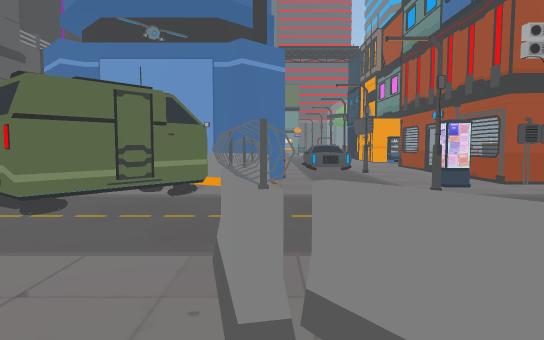
View 1 (above)

24 first-person views from a walk through a scene from a Unity 3-D project. The camera is 1.3 m above the floor, tilts 4° down and sees 75° across. The floor is counted in squares, 2 m on a side. Each view is taken from the middle of a square. On the plan, view 1 faces up. The plan holds only what a view shows up to about 10 squares ahead; the rest is blank. The place goes on beyond the plan. Door leaves are left out, so doorways stand open.

View 2
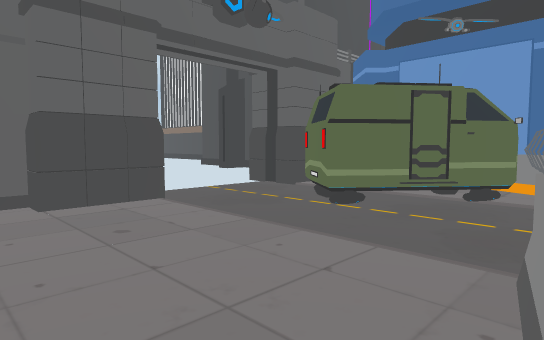

View 3
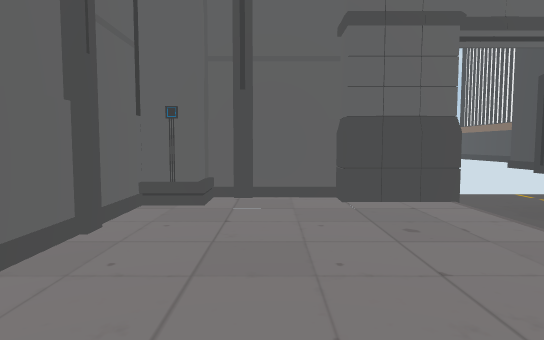

View 4
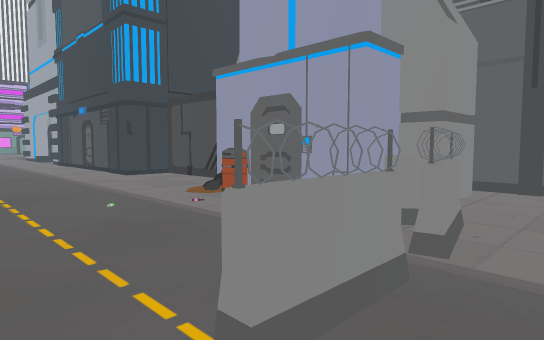

View 5
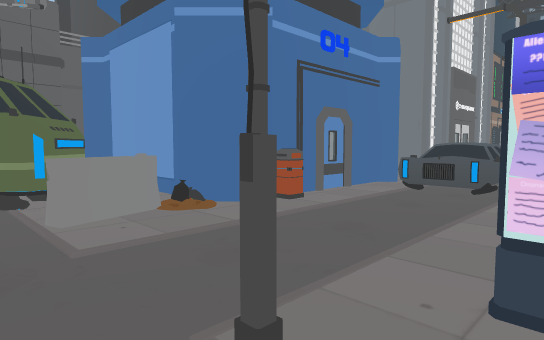

View 6
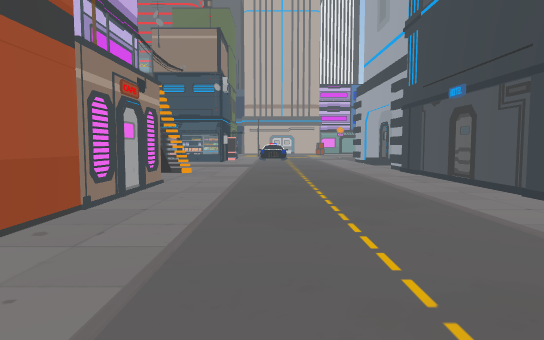

View 7
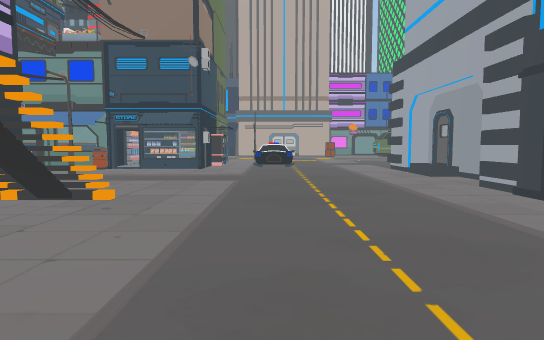

View 8
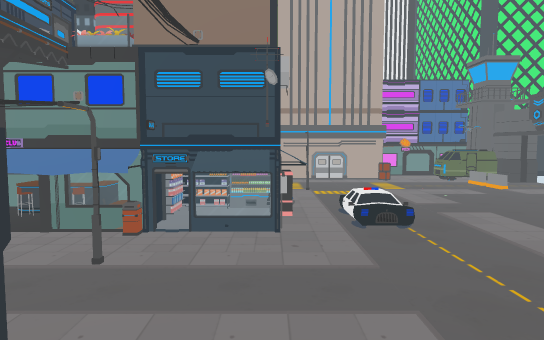

View 9
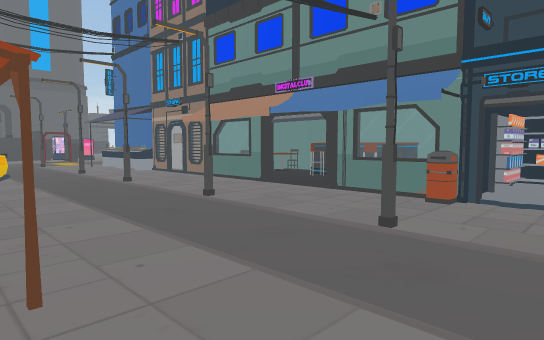

View 10
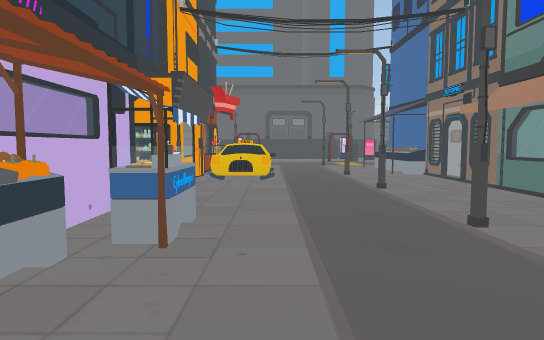

View 11
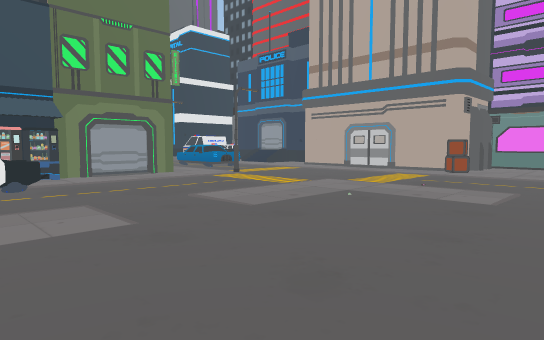

View 12
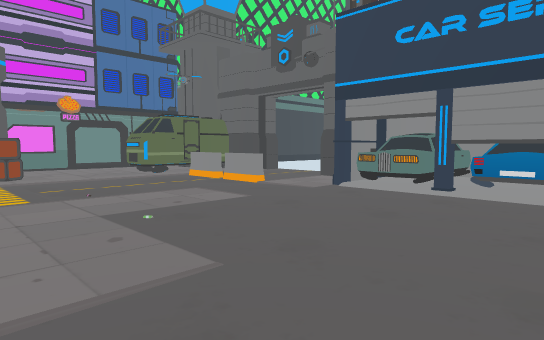

View 13
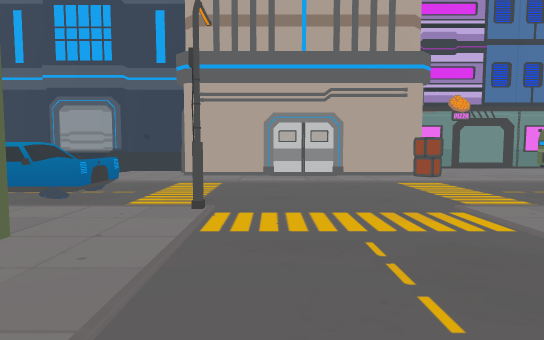

View 14
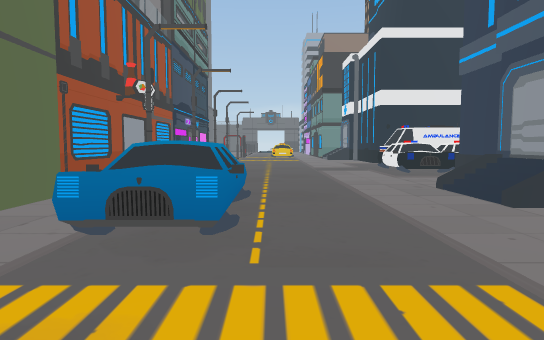

View 15
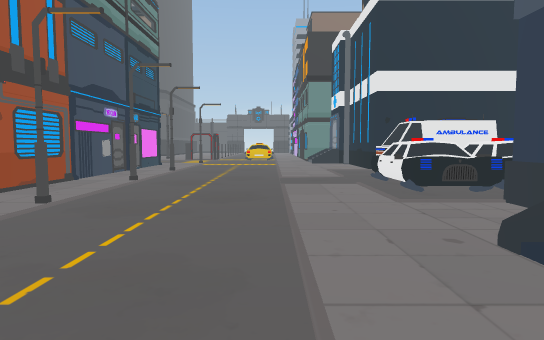

View 16
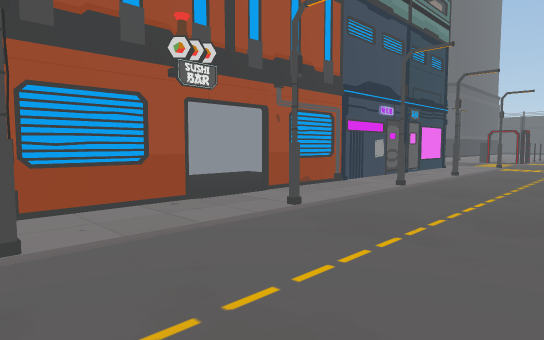

View 17
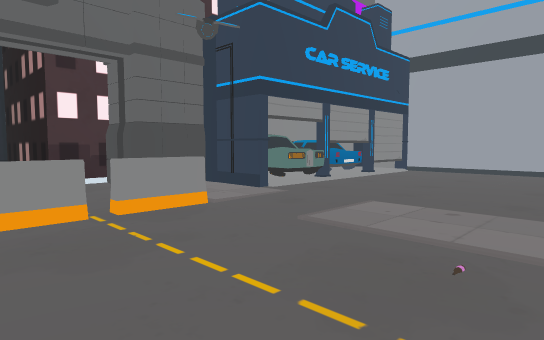

View 18
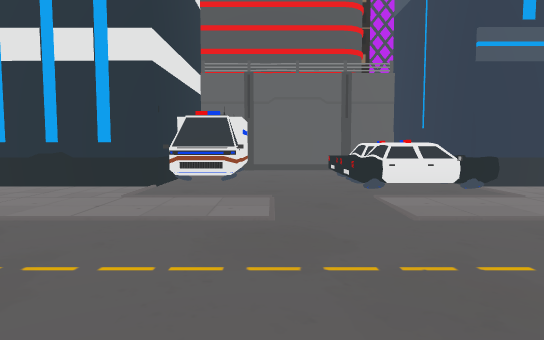

View 19
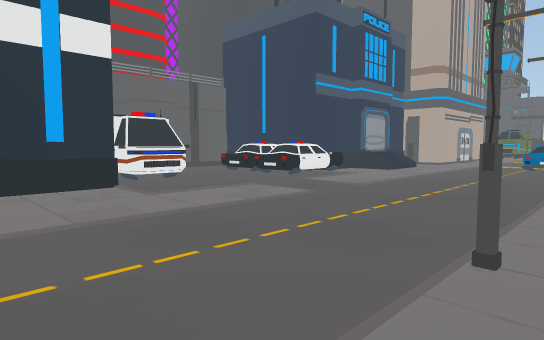

View 20
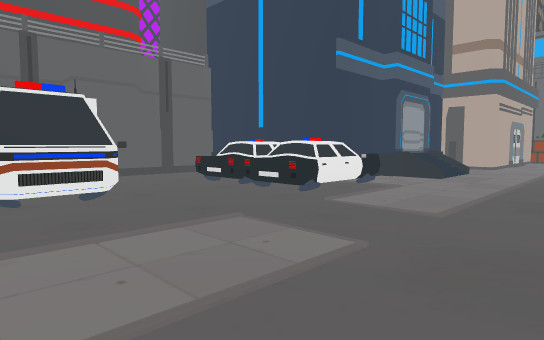

View 21
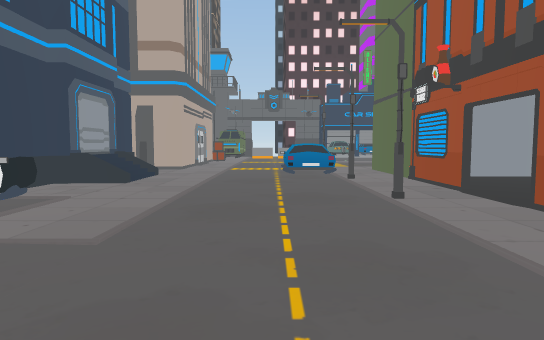

View 22
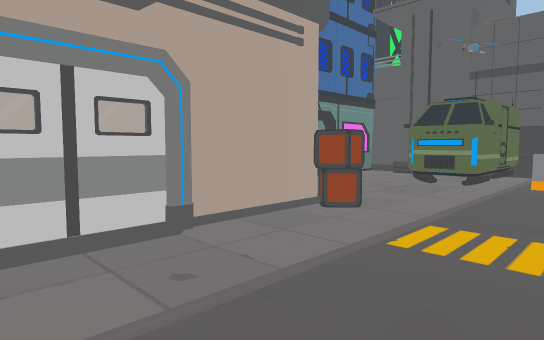

View 23
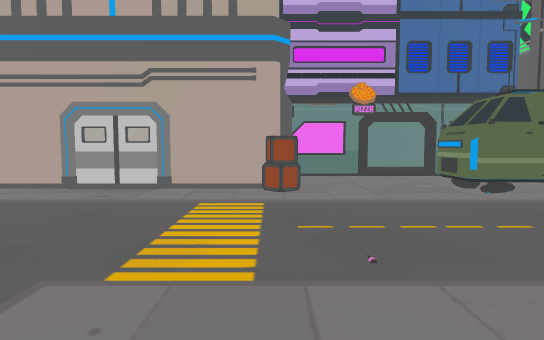

View 24
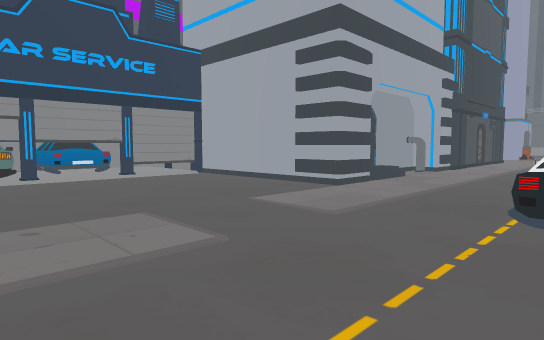

### Floor plan
Key: @ floor where view 1 was taken; # wall or solid block; x gap in a wall; . floor; / step, stairs or slope; D open door; = window, fence, low wall or low ledge; C car; B building; I bin; A box; O other object.
Columns run from 5 left of view 1 to 32 right of it. Each row starts with its distance up from view 1.
 18               O   ... OO  O......B
 17               O   ... O   O......B
 16      B        O  O...OOO OO.#....C  B
 15      B          OCC...    O......CC..#
 14      B          OCC...=  #O..........#
 13      B          O....#  #.D.#...CC...#
 12      B         ##....##O#.#.....CC...#
 11     BB           O...##O#.D.#...CCCBB
 10     ##CC.        O...##O#.#......B
  9      #CC.#O       ...#O  .#...../B
  8      B....       ....IOO OO.C... B
  7      I...O     ##....O    O.C....B
  6  ####O...#  OOO//.....OO OO.C...#B BB
  5 ##.#C=..O.......................    B
  4 D.CC..................CC......./    B
  3 D..C.=........................./    B
  2  #...#..........................    B
  1 ##...##BOI..B.BBBB...B.........AB#BBB
  0 #....@#B####B  B B##BB............#
 -1 ##....#    B         B............D
 -2  ######    B         B......=xCC..D.#
 -3                      BBCCCC...CC..#.#
 -4                       B CCC....####
 -5                       B  C #DDD#
 -6
 -7                            BB

Positions as (right, up) in squares from view 1, and headings:
1: (0, 0), facing up
2: (0, 0), facing up-left
3: (0, 0), facing left
4: (-1, 4), facing down-right
5: (3, 4), facing up-left
6: (3, 4), facing right
7: (7, 4), facing right
8: (10, 6), facing right
9: (12, 7), facing up-right
10: (13, 8), facing up
11: (17, -2), facing up-right
12: (18, 2), facing down-right
13: (19, 4), facing right
14: (24, 4), facing up
15: (25, 7), facing up
16: (25, 8), facing up-left
17: (25, 1), facing down-left
18: (22, 14), facing right
19: (22, 18), facing down-right
20: (24, 16), facing down-right
21: (24, 15), facing down
22: (24, 4), facing down-right
23: (21, 1), facing right
24: (21, 4), facing down-left
